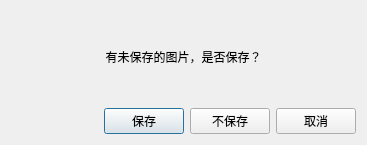
<?xml version="1.0" encoding="UTF-8"?>
<ui version="4.0">
 <class>SaveDialog</class>
 <widget class="QDialog" name="SaveDialog">
  <property name="geometry">
   <rect>
    <x>0</x>
    <y>0</y>
    <width>367</width>
    <height>145</height>
   </rect>
  </property>
  <property name="windowTitle">
   <string>Dialog</string>
  </property>
  <layout class="QVBoxLayout" name="verticalLayout">
   <item>
    <widget class="QLabel" name="label">
     <property name="text">
      <string>有未保存的图片，是否保存？</string>
     </property>
     <property name="alignment">
      <set>Qt::AlignCenter</set>
     </property>
    </widget>
   </item>
   <item>
    <layout class="QHBoxLayout" name="horizontalLayout">
     <item>
      <spacer name="horizontalSpacer">
       <property name="orientation">
        <enum>Qt::Horizontal</enum>
       </property>
       <property name="sizeHint" stdset="0">
        <size>
         <width>40</width>
         <height>20</height>
        </size>
       </property>
      </spacer>
     </item>
     <item>
      <widget class="QPushButton" name="pushButton_2">
       <property name="text">
        <string>保存</string>
       </property>
       <property name="autoDefault">
        <bool>true</bool>
       </property>
       <property name="default">
        <bool>true</bool>
       </property>
       <property name="flat">
        <bool>false</bool>
       </property>
      </widget>
     </item>
     <item>
      <widget class="QPushButton" name="pushButton">
       <property name="text">
        <string>不保存</string>
       </property>
       <property name="default">
        <bool>false</bool>
       </property>
      </widget>
     </item>
     <item>
      <widget class="QPushButton" name="pushButton_3">
       <property name="text">
        <string>取消</string>
       </property>
      </widget>
     </item>
    </layout>
   </item>
  </layout>
 </widget>
 <resources/>
 <connections/>
</ui>
